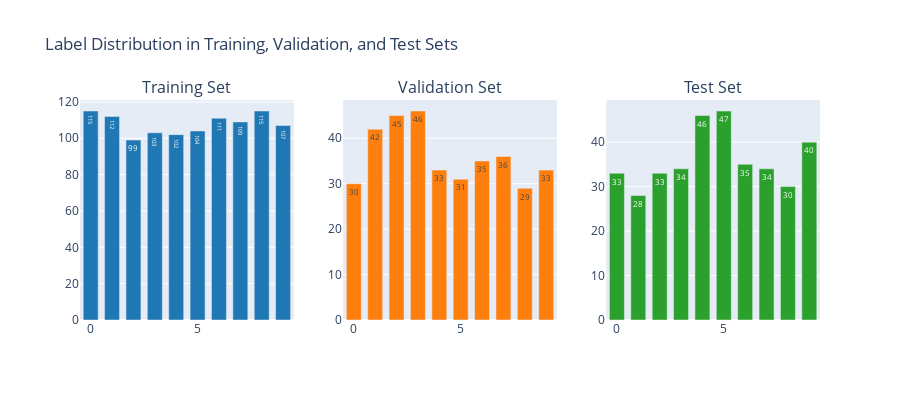

Notebook code for this chart:
### Code cell
import plotly.graph_objects as go
from plotly.subplots import make_subplots
import numpy as np

train_counts = np.sum(y_train, axis=0)
val_counts   = np.sum(y_val, axis=0)
test_counts  = np.sum(y_test, axis=0)
labels = np.arange(10)

fig = make_subplots(rows=1, cols=3, subplot_titles=["Training Set", "Validation Set", "Test Set"])

fig.add_trace(go.Bar(x=labels, y=train_counts, name="Train", marker_color="#1f77b4", text=train_counts, hovertemplate="Digit %{x}: %{y} samples"), row=1, col=1)
fig.add_trace(go.Bar(x=labels, y=val_counts,   name="Validation", marker_color="#ff7f0e", text=val_counts, hovertemplate="Digit %{x}: %{y} samples"), row=1, col=2)
fig.add_trace(go.Bar(x=labels, y=test_counts,  name="Test", marker_color="#2ca02c", text=test_counts, hovertemplate="Digit %{x}: %{y} samples"), row=1, col=3)

fig.update_layout(
    title="Label Distribution in Training, Validation, and Test Sets",
    showlegend=False,
    height=400, width=900,
    bargap=0.3
)
fig.show()

### Figure 1 — Plotly figure (JSON) as saved in the notebook; plotly's stock layout.template omitted (floating-point values rounded to 4 significant figures)
{"data": [{"hovertemplate": "Digit %{x}: %{y} samples", "marker": {"color": "#1f77b4"}, "name": "Train", "text": [115.0, 112.0, 99.0, 103.0, 102.0, 104.0, 111.0, 109.0, 115.0, 107.0], "type": "bar", "x": [0, 1, 2, 3, 4, 5, 6, 7, 8, 9], "xaxis": "x", "y": [115.0, 112.0, 99.0, 103.0, 102.0, 104.0, 111.0, 109.0, 115.0, 107.0], "yaxis": "y"}, {"hovertemplate": "Digit %{x}: %{y} samples", "marker": {"color": "#ff7f0e"}, "name": "Validation", "text": [30.0, 42.0, 45.0, 46.0, 33.0, 31.0, 35.0, 36.0, 29.0, 33.0], "type": "bar", "x": [0, 1, 2, 3, 4, 5, 6, 7, 8, 9], "xaxis": "x2", "y": [30.0, 42.0, 45.0, 46.0, 33.0, 31.0, 35.0, 36.0, 29.0, 33.0], "yaxis": "y2"}, {"hovertemplate": "Digit %{x}: %{y} samples", "marker": {"color": "#2ca02c"}, "name": "Test", "text": [33.0, 28.0, 33.0, 34.0, 46.0, 47.0, 35.0, 34.0, 30.0, 40.0], "type": "bar", "x": [0, 1, 2, 3, 4, 5, 6, 7, 8, 9], "xaxis": "x3", "y": [33.0, 28.0, 33.0, 34.0, 46.0, 47.0, 35.0, 34.0, 30.0, 40.0], "yaxis": "y3"}], "layout": {"annotations": [{"font": {"size": 16}, "showarrow": false, "text": "Training Set", "x": 0.1444, "xanchor": "center", "xref": "paper", "y": 1, "yanchor": "bottom", "yref": "paper"}, {"font": {"size": 16}, "showarrow": false, "text": "Validation Set", "x": 0.5, "xanchor": "center", "xref": "paper", "y": 1, "yanchor": "bottom", "yref": "paper"}, {"font": {"size": 16}, "showarrow": false, "text": "Test Set", "x": 0.8556, "xanchor": "center", "xref": "paper", "y": 1, "yanchor": "bottom", "yref": "paper"}], "bargap": 0.3, "height": 400, "showlegend": false, "title": {"text": "Label Distribution in Training, Validation, and Test Sets"}, "width": 900, "xaxis": {"anchor": "y", "domain": [0, 0.2889]}, "xaxis2": {"anchor": "y2", "domain": [0.3556, 0.6444]}, "xaxis3": {"anchor": "y3", "domain": [0.7111, 1]}, "yaxis": {"anchor": "x", "domain": [0, 1]}, "yaxis2": {"anchor": "x2", "domain": [0, 1]}, "yaxis3": {"anchor": "x3", "domain": [0, 1]}}}
